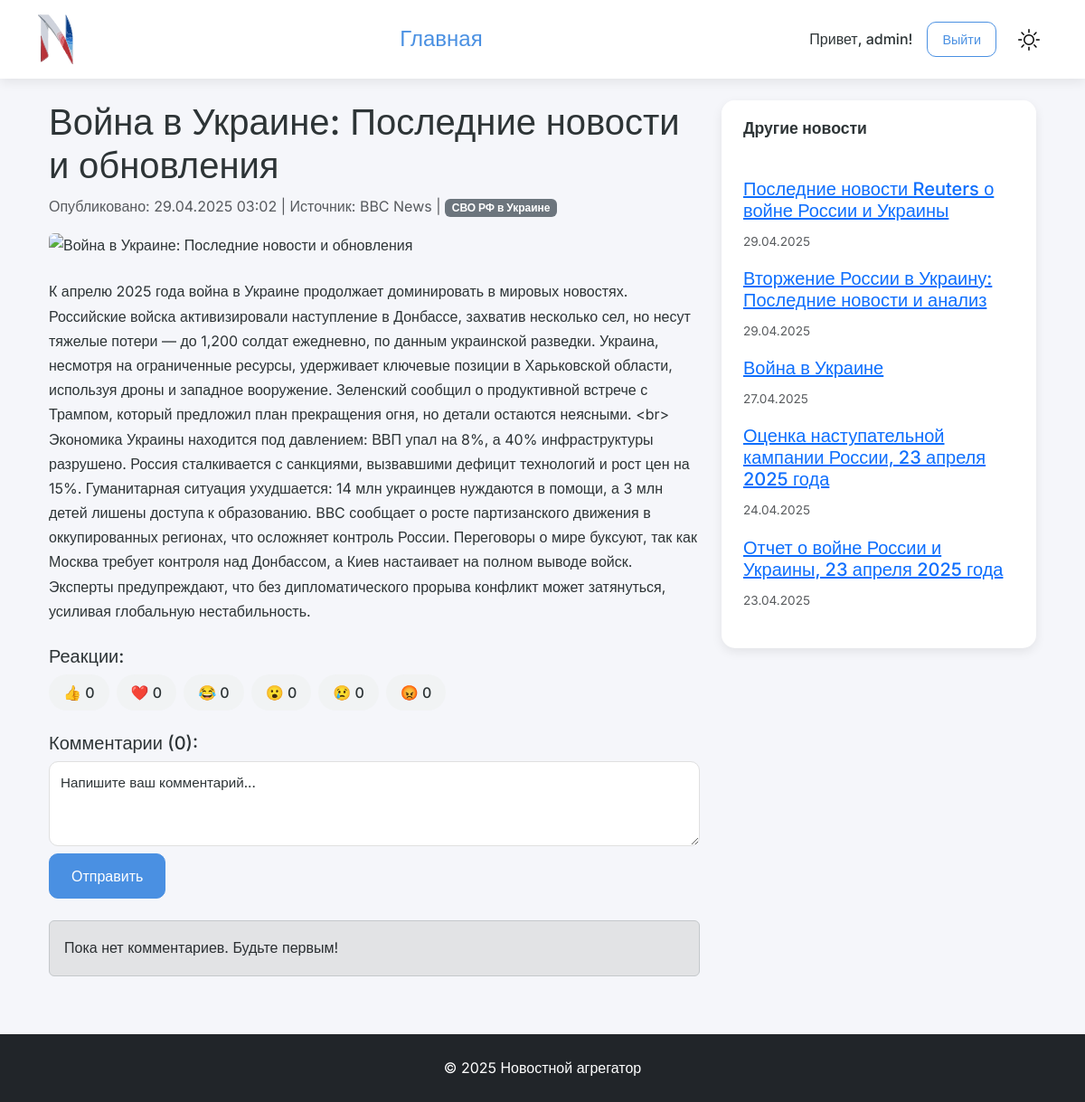
The page /article/76/ (signed in) on the database its author committed.
### news/models.py (models this page shows, shortened)
class Article(models.Model):
    title = models.CharField(max_length=300)
    content = models.TextField()
    full_content = models.TextField(blank=True)  # Добавляем поле для полного текста
    url = models.URLField()
    published_at = models.DateTimeField(default=timezone.now)
    source = models.ForeignKey(Source, on_delete=models.CASCADE)
    categories = models.ManyToManyField(Category)
    image_url = models.URLField(blank=True, null=True)
    is_active = models.BooleanField(default=True)
    class Meta:
        ordering = ['-published_at']

class Source(models.Model):
    name = models.CharField(max_length=200)
    url = models.URLField()

class Category(models.Model):
    name = models.CharField(max_length=100, unique=True)
    slug = models.SlugField(max_length=100, unique=True)

### news/views.py (the view)
# urls.py: path('article/<int:pk>/', ArticleDetailView.as_view(), name='article_detail'),
class ArticleDetailView(DetailView):
    model = Article
    template_name = 'news/article_detail.html'
    context_object_name = 'article'
    def get_context_data(self, **kwargs):
        article = self.object
        context = super().get_context_data(**kwargs)
        context['comment_form'] = CommentForm()
        context['comments'] = self.object.comments.all()
        context['reaction_types'] = [choice[0] for choice in Reaction.REACTION_CHOICES]
        reaction_counts_qs = (
            article.reactions.values('reaction_type')
            .annotate(count=Count('reaction_type'))
            .order_by('reaction_type')
        )
        context['reaction_counts'] = {
            item['reaction_type']: item['count'] for item in reaction_counts_qs
        }
        context['reaction_choices'] = [
            ('like', '👍'),
            ('love', '❤️'),
            ('laugh', '😂'),
            ('wow', '😮'),
            ('sad', '😢'),
            ('angry', '😡')
        ]
        if self.request.user.is_authenticated:
            context['user_reaction'] = (
                article.reactions.filter(user=self.request.user).first()
            )
        else:
            context['user_reaction'] = (
                article.reactions.filter(user__isnull=True).first()
            )
        context['login_form'] = LoginForm()
        context['register_form'] = RegisterForm()
        article_categories = self.object.categories.all()
        other_articles = Article.objects.filter(categories__in=article_categories).exclude(
            id=self.object.id).distinct()[:5]
        context['other_articles'] = other_articles
        return context

### news/forms.py
class CommentForm(forms.ModelForm):
    class Meta:
        model = Comment
        fields = ['text']
        widgets = {
            'text': forms.Textarea(attrs={
                'class': 'form-control',
                'rows': 3,
                'placeholder': 'Напишите ваш комментарий...'
            }),
        }

class LoginForm(AuthenticationForm):
    username = forms.CharField(
        label="Логин",
        widget=forms.TextInput(attrs={
            'class': 'form-control',
            'placeholder': 'Введите ваш логин'
        })
    )
    password = forms.CharField(
        label="Пароль",
        widget=forms.PasswordInput(attrs={
            'class': 'form-control',
            'placeholder': 'Введите ваш пароль'
        })
    )

### news/templatetags/custom_filters.py (called while the page is built)
@register.filter
def get_item(dictionary, key):
    return dictionary.get(key, 0)

### news/templates/news/article_detail.html (shortened to what this page needs)
{% extends 'news/base.html' %}
{% load reaction_filters %}
{% load custom_filters %}
{% load static %}
{% block content %}
<div class="container mt-4">
    <div class="row">
        <div class="col-md-8">
            <article>
                <h1>{{ article.title }}</h1>
                <p class="text-muted">
                    Опубликовано: {{ article.published_at|date:"d.m.Y H:i" }} |
                    Источник: {{ article.source.name }} |
                    {% for category in article.categories.all %}
                        <span class="badge bg-secondary">{{ category.name }}</span>
                    {% endfor %}
                </p>
                {% if article.image_url %}
                    <img src="{{ article.image_url }}" class="img-fluid rounded mb-4" alt="{{ article.title }}">
                {% endif %}
                <div class="article-content mb-4">
                    {{ article.full_content|linebreaks }}
                </div>
                <div class="reactions mb-4">
                    <h5>Реакции:</h5>
                    <div class="d-flex gap-2">
                        {% for reaction_type, emoji in reaction_choices %}
                        {% with count=reaction_counts|get_item:reaction_type %}
                        <form class="reaction-form" action="{% url 'add_reaction' article.id %}" method="post">
                            <button type="submit"
                                    class="btn btn-outline-secondary
                                          {% if user_reaction and user_reaction.reaction_type == reaction_type %}active{% endif %}">
                                {{ emoji }}
                                <span class="count">{{ count|default:0 }}</span>
                            </button>
                        </form>
                        {% endwith %}
                        {% endfor %}
                    </div>
                </div>
                <div class="comments">
                    <h5>Комментарии ({{ comments.count }}):</h5>
                    {% if user.is_authenticated %}
                        <form method="post" action="{% url 'add_comment' article.id %}" class="mb-4">
                            {{ comment_form.text }}
                            <button type="submit" class="btn btn-primary mt-2">Отправить</button>
                        </form>
                    {% else %}
                        <div class="alert alert-info">
                            <a href="#" data-bs-toggle="modal" data-bs-target="#loginModal">Войдите</a>, чтобы оставить комментарий
                        </div>
                    {% endif %}
                    <div class="list-group">
                        {% for comment in comments %}
                        <div class="list-group-item">
                            <div class="d-flex w-100 justify-content-between">
                                <h6 class="mb-1">{{ comment.user.username }}</h6>
                                <small>{{ comment.created_at|timesince }} назад</small>
                            </div>
                            <p class="mb-1">{{ comment.text }}</p>
                        </div>
                        {% empty %}
                        <div class="alert alert-secondary">Пока нет комментариев. Будьте первым!</div>
                        {% endfor %}
                    </div>
                </div>
            </article>
        </div>
        <div class="col-md-4">
            <div class="card">
                <div class="card-header">
                    Другие новости
                </div>
                <div class="card-body">
                    {% for other in other_articles %}
                        <div class="mb-3">
                            <h5><a href="{% url 'article_detail' other.id %}">{{ other.title }}</a></h5>
                            <small class="text-muted">{{ other.published_at|date:"d.m.Y" }}</small>
                        </div>
                    {% endfor %}
                </div>
            </div>
        </div>
    </div>
</div>
{% endblock %}

### news/templates/news/base.html (shortened to what this page needs)
{% load static %}
<!DOCTYPE html>
<html lang="ru">
<head>
    <link href="https://cdn.jsdelivr.net/npm/bootstrap@5.3.0/dist/css/bootstrap.min.css" rel="stylesheet">
    <link rel="stylesheet" href="{% static 'css/style.css' %}">
</head>
<body>
    <header class="header">
        <div class="container">
            <a href="{% url 'article_list' %}" class="header-logo"><img src="{% static 'img/logo.svg' %}"></a>
            <nav class="header-nav">
                <a href="{% url 'article_list' %}">Главная</a>
            </nav>
            <div class="header-user">
                {% if user.is_authenticated %}
                    <span class="navbar-text">Привет, {{ user.username }}!</span>
                    <form action="{% url 'logout' %}" method="post" style="display: inline;">
                        <button type="submit" class="btn btn-outline-light">Выйти</button>
                    </form>
                {% else %}
                    <button class="btn btn-outline-primary me-2" data-bs-toggle="modal" data-bs-target="#loginModal">Войти</button>
                    <button class="btn btn-primary" data-bs-toggle="modal" data-bs-target="#registerModal">Регистрация</button>
                {% endif %}
                <button class="theme-toggle" id="themeToggle" title="Переключить тему">
                </button>
            </div>
        </div>
    </header>
    <div class="container mt-4">
        {% block content %}{% endblock %}
    </div>
    <footer class="bg-dark text-white mt-5 p-4 text-center">
        <div class="container">
            © {% now "Y" %} Новостной агрегатор
        </div>
    </footer>
</body>
</html>

### static/css/style.css (style rules this page uses)
:root { --primary-color: #4a90e2; --secondary-color: red; --text-color: #2d3436; --muted-text: #636e72; --background-color: #f5f6fa; --card-bg: #ffffff; --shadow: 0 4px 12px rgba(0, 0, 0, 0.08); --header-bg: white; --footer-bg: #212529; }
body { font-family: 'Inter', sans-serif; line-height: 1.7; color: var(--text-color); background-color: var(--background-color); margin: 0; }
.btn-primary { background-color: var(--primary-color); border-color: var(--primary-color); font-weight: 500; padding: 0.75rem 1.5rem; border-radius: 10px; transition: background-color 0.3s ease, transform 0.2s ease, box-shadow 0.3s ease; }
.btn-outline-light { border-color: var(--primary-color); color: var(--primary-color); font-weight: 500; border-radius: 10px; transition: all 0.3s ease; }
.theme-toggle { background: none; border: none; cursor: pointer; padding: 0.5rem; display: flex; align-items: center; }
.theme-toggle svg { width: 24px; height: 24px; transition: transform 0.3s ease; }
.card { background-color: var(--card-bg); border: none; border-radius: 15px; box-shadow: var(--shadow); transition: transform 0.3s ease, box-shadow 0.3s ease; margin-bottom: 1.5rem; overflow: hidden; }
.card-body { padding: 1.5rem; }
.card .btn, .header-user .btn { font-size: 0.9rem; padding: 0.5rem 1rem; border-radius: 10px; }
.card small { font-size: 0.85rem; color: var(--muted-text); }
.header-nav a { position: relative; transition: color 0.3s ease; }
.header-nav a::after { content: ''; position: absolute; width: 0; height: 2px; bottom: -2px; left: 0; margin-top: -5px; background-color: darkblue; transition: width 0.3s ease; }
.card-header { background-color: var(--card-bg); font-weight: 600; font-size: 1.1rem; border-bottom: none; padding: 1rem 1.5rem; color: var(--text-color); }
.form-control { border-radius: 10px; border: 1px solid #e0e0e0; padding: 0.75rem; font-size: 0.95rem; transition: border-color 0.3s ease, box-shadow 0.3s ease; background-color: var(--card-bg); color: var(--text-color); }
.reactions .btn { font-size: 1rem; padding: 0.5rem 1rem; border-radius: 20px; transition: all 0.3s ease; }
.reaction-form button { background-color: #f1f3f4; color: var(--text-color); border: none; font-weight: 500; }
footer { background-color: var(--footer-bg) !important; padding: 2rem 0 !important; margin-top: 3rem !important; }
.header { background-color: var(--header-bg) !important; box-shadow: var(--shadow); padding: 1rem 0; position: sticky; top: 0; z-index: 1000; }
.header .container { display: flex; align-items: center; justify-content: space-between; }
.header-logo { font-size: 1.8rem; font-weight: 700; color: #ffffff !important; text-decoration: none; transition: color 0.3s ease; }
.header-logo img { height: 55px; width: auto; }
.header-nav { display: flex; align-items: center; gap: 1.5rem; }
.header-nav a, .header-nav-mobile a { color: var(--primary-color) !important; font-weight: 500; font-size: 1.5em; text-decoration: none; transition: color 0.3s ease; }
.header-user { display: flex; align-items: center; gap: 1rem; }
.header-user .navbar-text { color: var(--text-color); font-weight: 500; }
.header-user .btn { font-size: 0.9rem; padding: 0.5rem 1rem; }

### rows shown on the page
Article: title "Война в Украине: Последние новости и обновления", published_at "29.04.2025 03:02", source.name "BBC News", full_content "К апрелю 2025 года война в Украине продолжает доминировать в мировых новостях. Российские войска активизировали наступление в Донбассе, захватив несколько сел, но несут тяжелые потери — до 1,200 солдат ежедневно, по данным украинской разведки. Украина, несмотря на ограниченные ресурсы, удерживает ключевые позиции в Харьковской области, используя дроны и западное вооружение. Зеленский сообщил о продуктивной встрече с Трампом, который предложил план прекращения огня, но детали остаются неясными. <br> Экономика Украины находится под давлением: ВВП упал на 8%, а 40% инфраструктуры разрушено. Россия сталкивается с санкциями, вызвавшими дефицит технологий и рост цен на 15%. Гуманитарная ситуация…", count "0"
Category: name "СВО РФ в Украине"
Article: title "Последние новости Reuters о войне России и Украины", published_at "29.04.2025"
Article: title "Вторжение России в Украину: Последние новости и анализ", published_at "29.04.2025"
Article: title "Война в Украине", published_at "27.04.2025"
Article: title "Оценка наступательной кампании России, 23 апреля 2025 года", published_at "24.04.2025"
Article: title "Отчет о войне России и Украины, 23 апреля 2025 года", published_at "23.04.2025"

### other values the page prints
{{ user.username }} "admin"
{{ emoji }} "👍" "❤️" "😂" "😮" "😢" "😡"
{{ count|default:0 }} "0" "0" "0" "0" "0" "0"
